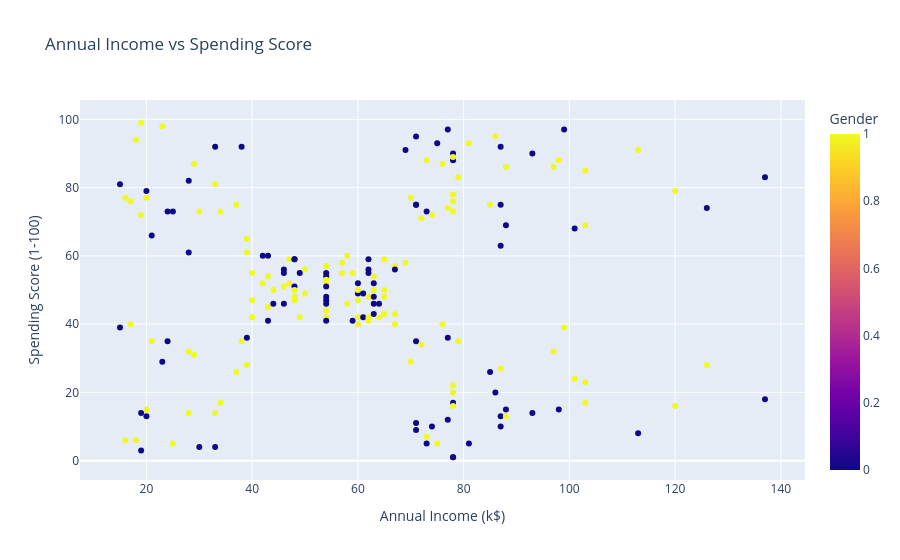

Source (notebook cell):
### Code cell
fig = px.scatter(df, x='Annual Income (k$)', y='Spending Score (1-100)', color='Gender', title='Annual Income vs Spending Score')
fig.show()

### Figure 1 — Plotly figure (JSON) as saved in the notebook; plotly's stock layout.template omitted (floating-point values rounded to 4 significant figures; data arrays with more than 128 entries replaced by an {"elided": "..."} marker saying what was removed)
{"data": [{"hovertemplate": "Annual Income (k$)=%{x}<br>Spending Score (1-100)=%{y}<br>Gender=%{marker.color}<extra></extra>", "legendgroup": "", "marker": {"color": {"elided": "200 int values"}, "coloraxis": "coloraxis", "symbol": "circle"}, "mode": "markers", "name": "", "orientation": "v", "showlegend": false, "type": "scatter", "x": {"elided": "200 int values"}, "xaxis": "x", "y": {"elided": "200 int values"}, "yaxis": "y"}], "layout": {"coloraxis": {"colorbar": {"title": {"text": "Gender"}}, "colorscale": [[0, "#0d0887"], [0.1111, "#46039f"], [0.2222, "#7201a8"], [0.3333, "#9c179e"], [0.4444, "#bd3786"], [0.5556, "#d8576b"], [0.6667, "#ed7953"], [0.7778, "#fb9f3a"], [0.8889, "#fdca26"], [1, "#f0f921"]]}, "legend": {"tracegroupgap": 0}, "title": {"text": "Annual Income vs Spending Score"}, "xaxis": {"anchor": "y", "domain": [0, 1], "title": {"text": "Annual Income (k$)"}}, "yaxis": {"anchor": "x", "domain": [0, 1], "title": {"text": "Spending Score (1-100)"}}}}
